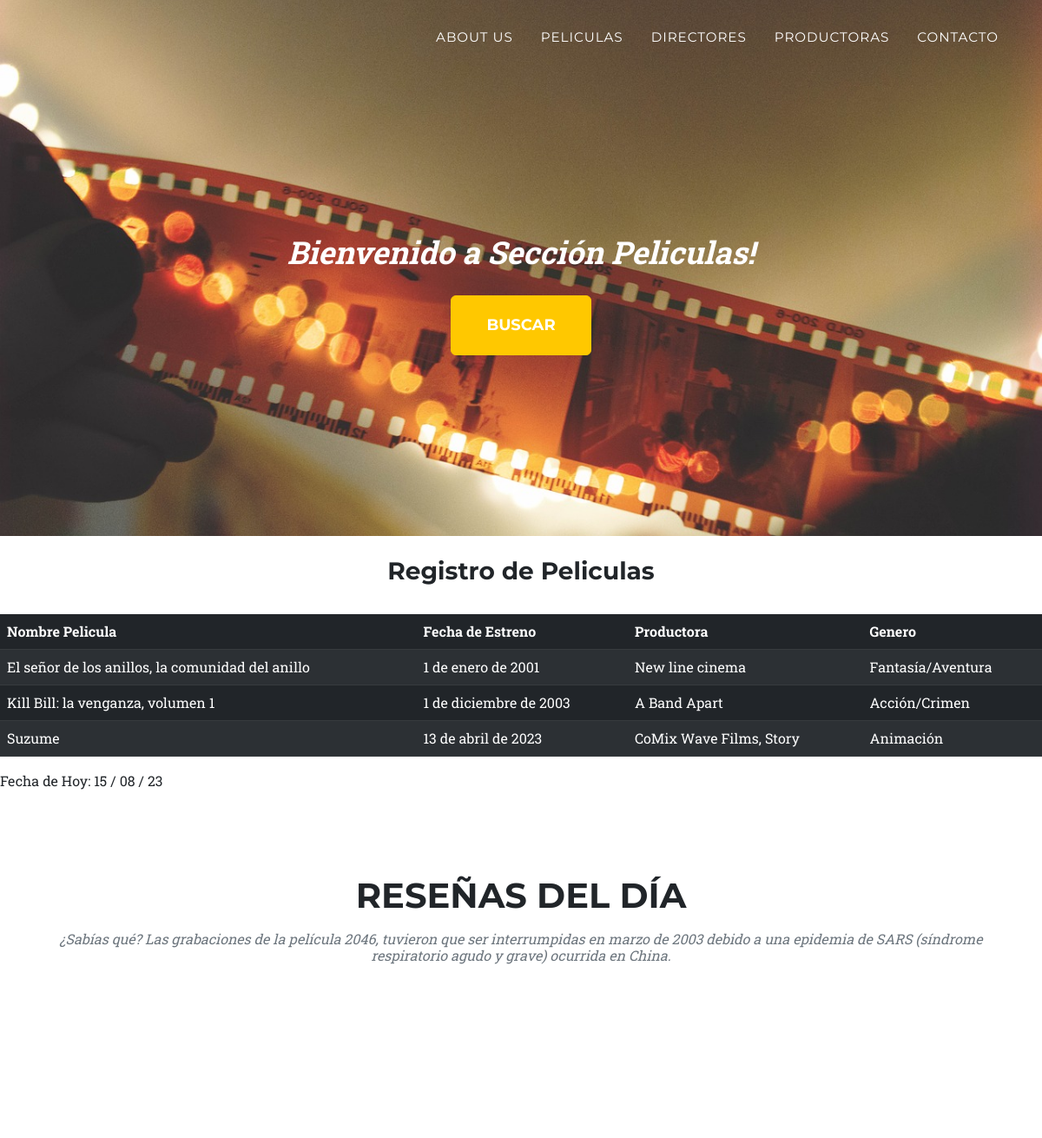
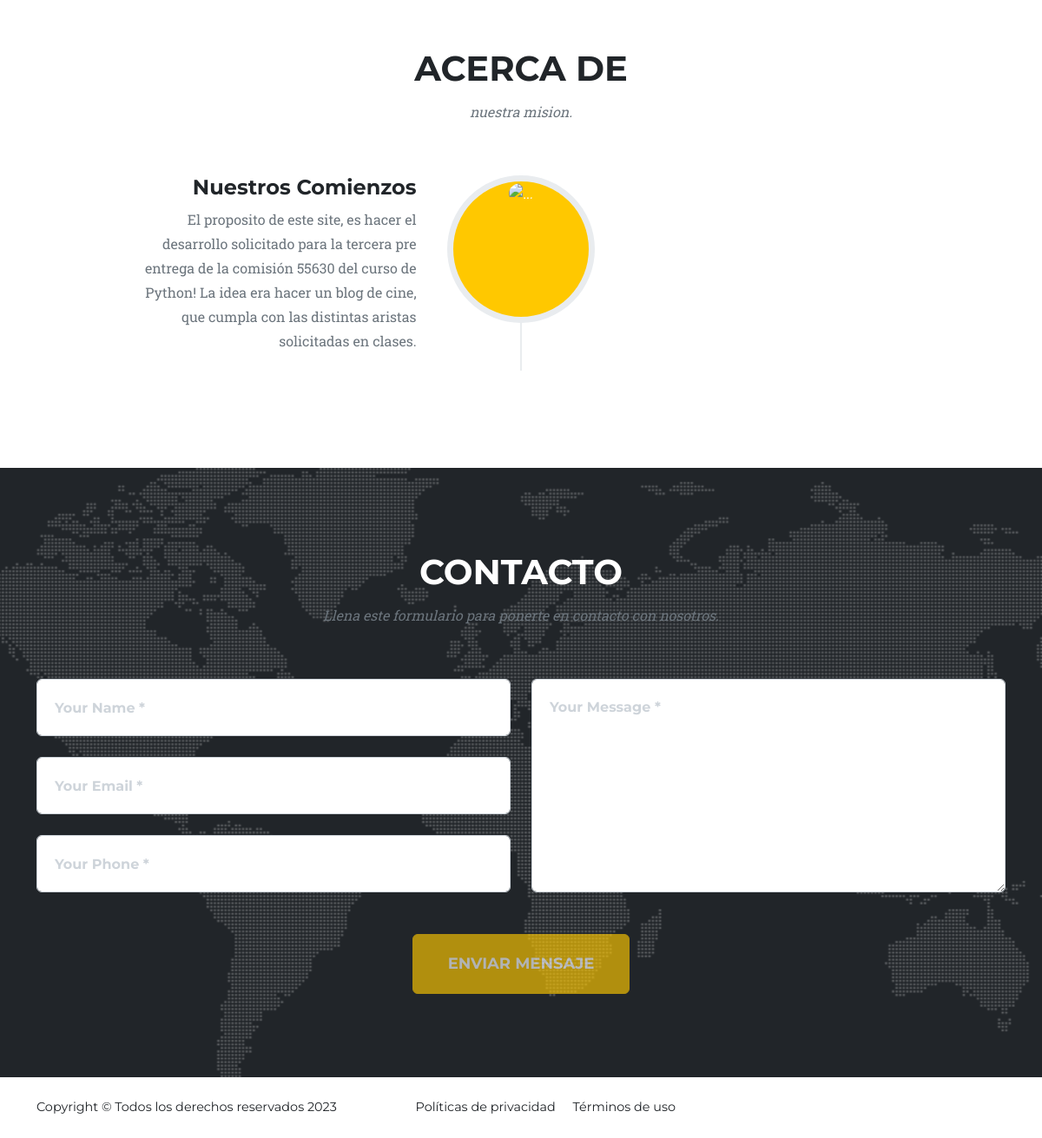
The app's page /pelicula/ with its own data (2 pictures, top to bottom).
### app/models.py (models this page shows, shortened)
class pelicula(models.Model):
    nombre=models.CharField(max_length=50)
    fecha_estreno= models.DateField()
    productora = models.CharField(max_length=50)
    genero = models.CharField(max_length=60)
    class Meta:
        verbose_name ="pelicula"
        verbose_name_plural = "peliculas"
        ordering = ['nombre']

### app/views.py (the view)
# urls.py: path('pelicula/', Pelicula, name="pelicula" ),
def Pelicula(request):
    contexto = {'peliculas': pelicula.objects.all()}
    return render(request, "app/pelicula.html", contexto)

### app/templates/app/pelicula.html
{% extends 'app/base.html' %}
 {% load static  %}
 {% block titulo %}
    Sección Peliculas!
 {% endblock titulo %}
 {% block contenido %}
 <br>
    <center><h3>Registro de Peliculas</h3></center>
 <br>
<center>
   <table class="table table-dark table-striped">
      <thead>
         <tr>
            <th>Nombre Pelicula</th>
            <th>Fecha de Estreno</th>
            <th>Productora</th>
            <th>Genero</th>
         </tr>
      </thead>
      <tbody>
            {% for elemento in peliculas  %}
               <tr>
                  <td>{{elemento.nombre}}</td>
                  <td>{{elemento.fecha_estreno  }}</td>
                  <td>{{elemento.productora}}</td>
                  <td>{{elemento.genero}}</td>
               </tr>
            {% endfor %}
      </tbody>
   </table>
</center>
 Fecha de Hoy: {% now "d / m / y"    %}
 {% endblock contenido %}

### records on screen
pelicula: nombre "El señor de los anillos, la comunidad del anillo", fecha_estreno "1 de enero de 2001", productora "New line cinema", genero "Fantasía/Aventura"
pelicula: nombre "Kill Bill: la venganza, volumen 1", fecha_estreno "1 de diciembre de 2003", productora "A Band Apart", genero "Acción/Crimen"
pelicula: nombre "Suzume", fecha_estreno "13 de abril de 2023", productora "CoMix Wave Films, Story", genero "Animación"
